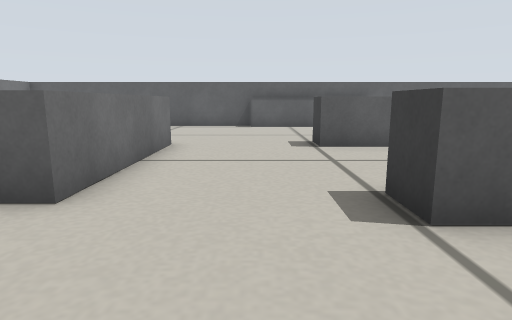
View 1 (above)

15 first-person views from a walk through a world built for the Gazebo simulator. The camera is 0.23 m above the floor, tilts 10° down and sees 75° across. The floor is counted in squares, 0.2 m on a side. Each view is taken from the middle of a square. On the plan, view 1 faces up. The plan holds only what a view shows up to about 13 squares ahead; the rest is blank.

View 2
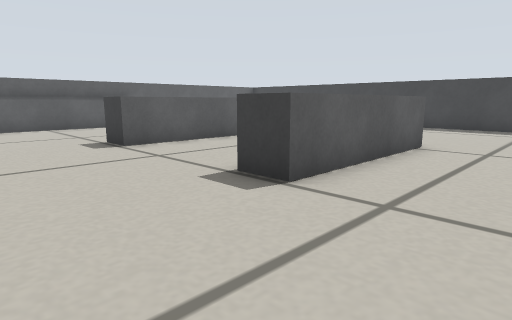

View 3
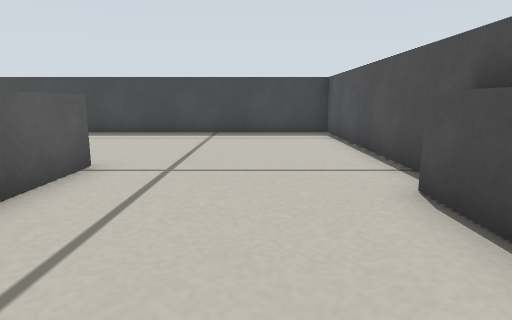

View 4
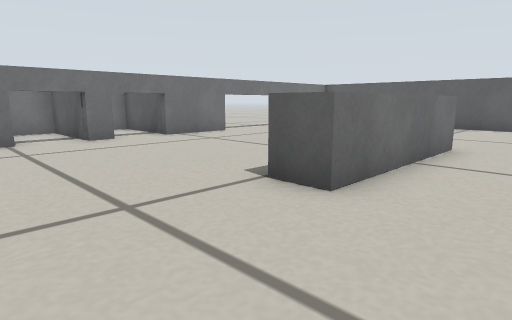

View 5
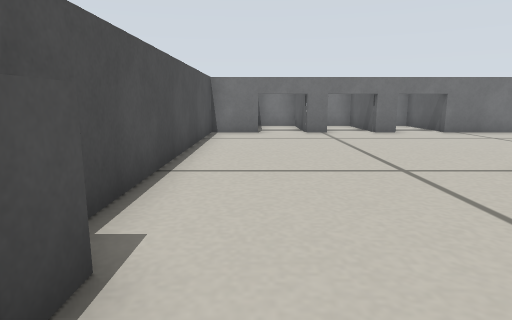

View 6
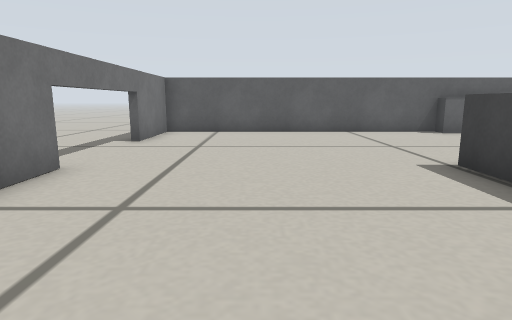

View 7
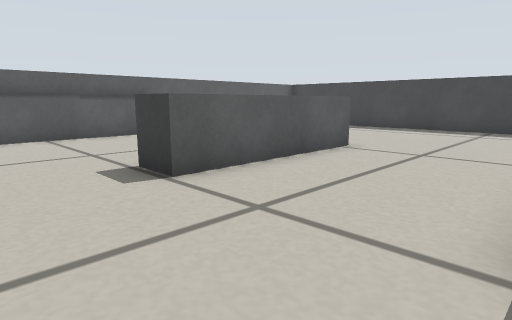

View 8
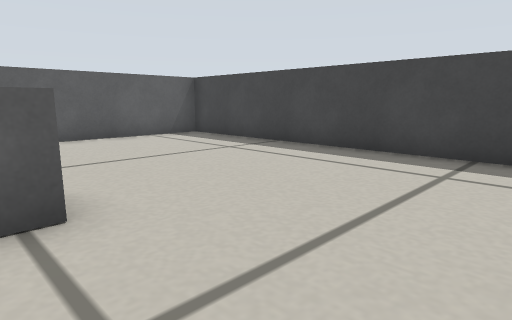

View 9
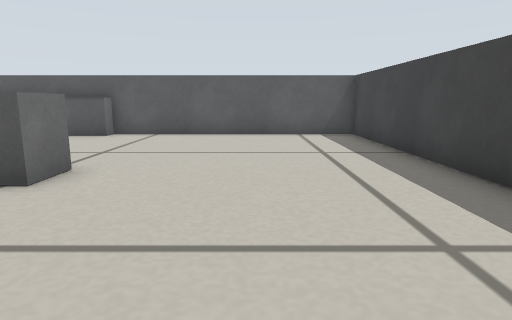

View 10
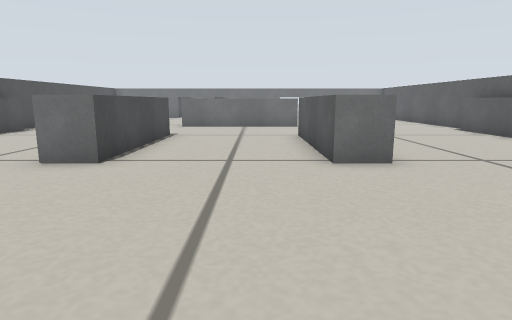

View 11
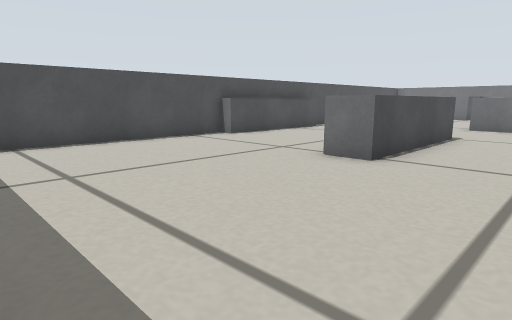

View 12
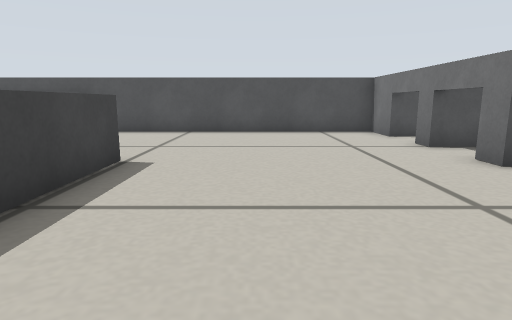

View 13
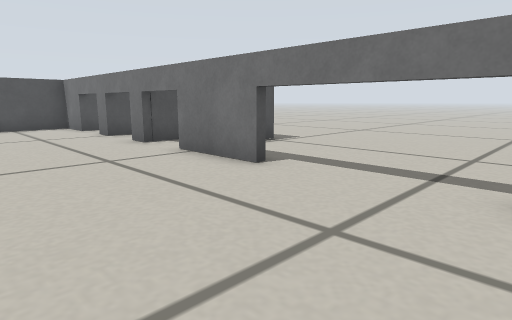

View 14
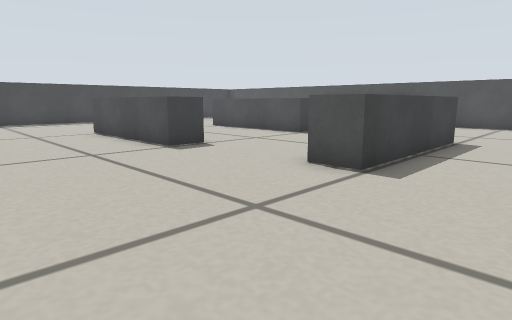

View 15
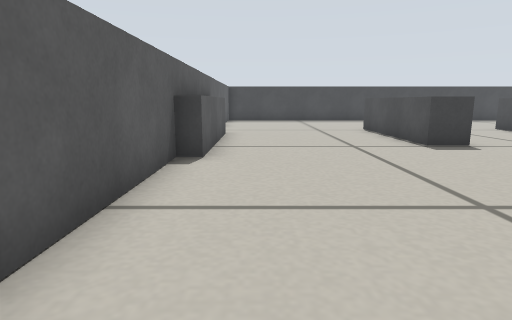

### Floor plan
Points are (right, up) in squares from view 1. A wall is a line through its corners. A room is listed if a view was taken in it or the views show most of it. See-through windows are left out.
Room 1 (views 1, 2, 3, 4, 5, 6, 7, 8, 9, 10, 11, 12, 13, 14, 15)
walls: (1.6, 8.4) (1.6, 9.5) (6.9, 9.5) (6.9, 8.4) (1.6, 8.4); (1.6, 4.1) (6.9, 4.1) (6.9, 3) (1.6, 3) (1.6, 4.1); (-2.3, 8.9) (-2.3, 3.6) (-3.4, 3.6) (-3.4, 8.9) (-2.3, 8.9); (-0.1, -2.1) (1.2, -2.1); (3.4, -2.1) (5.2, -2.1) (5.2, -2.8); (5.2, 15.7) (5.2, 15.1) (-0.2, 15.1) (-0.2, 15.7); (3.9, -2.6) (13.4, -2.6) (13.4, 15.6) (-10.4, 15.6) (-10.4, -2.6) (3.5, -2.6); (-10.3, 6) (-11.5, 6); (-10.3, 3.4) (-11.5, 3.4); (-10.6, 4.2) (-10.6, 3.4)

Positions as (right, up) in squares from view 1, and headings:
1: (0, 0), facing up
2: (-2, 0), facing up-right
3: (1, 0), facing right
4: (0, 0), facing up-left
5: (2, -1), facing left
6: (-7, 3), facing up
7: (-1, 4), facing up-right
8: (6, 5), facing up-right
9: (10, 4), facing up
10: (13, 7), facing left
11: (13, 7), facing down-left
12: (-6, 10), facing down
13: (-6, 13), facing down-left
14: (-6, 14), facing down-right
15: (-7, 14), facing right
